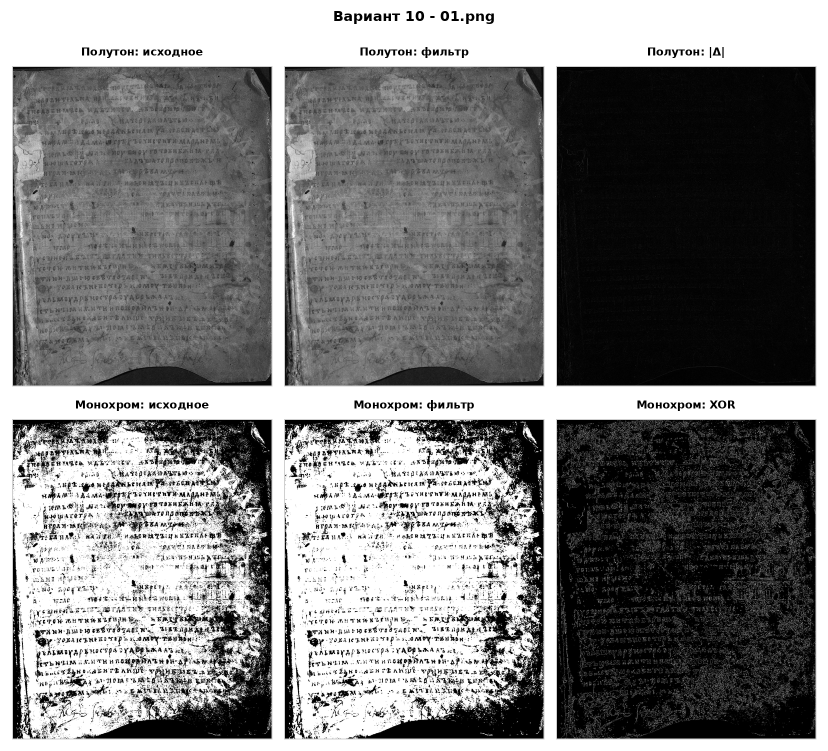
#> input picture lab3_variant10/output/contact_sheets/01_summary.png, 1656 x 1502 px (shown at 1/2 size); its folder holds only this picture in this run
$ python main.py --input_dir ../output/contact_sheets --output_dir out
#> lines starting #> are read from the running program, lines starting #| are printed output that depends on the picture; after the words box and inside, x2 and y2 are one past the last pixel; in counts of white or black regions, pixels touching at a corner belong together
from __future__ import annotations

import argparse
import csv
from pathlib import Path
from typing import Iterable

import numpy as np
from PIL import Image, ImageDraw, ImageFont

MASK_OFFSETS = [(-1, -1), (-1, 1), (0, 0), (1, -1), (1, 1)]  # diagonal cross
RANK_INDEX = 3  # variant 10: rank 4/5, 0-based index = 3


def ensure_dir(path: Path) -> None:
    path.mkdir(parents=True, exist_ok=True)


def rgba_to_rgb_white(path: Path) -> Image.Image:
    im = Image.open(path).convert("RGBA")
    bg = Image.new("RGBA", im.size, "white")
    return Image.alpha_composite(bg, im).convert("RGB")


def rgb_to_gray_array(rgb: Image.Image) -> np.ndarray:
    return np.asarray(rgb.convert("L"), dtype=np.uint8)


def otsu_threshold(gray: np.ndarray) -> int:
    hist = np.bincount(gray.ravel(), minlength=256).astype(np.float64)
    total = gray.size
    prob = hist / total
    omega = np.cumsum(prob)
    mu = np.cumsum(prob * np.arange(256))
    mu_t = mu[-1]
    sigma_b2 = np.zeros(256, dtype=np.float64)
    denom = omega * (1.0 - omega)
    valid = denom > 0
    sigma_b2[valid] = (mu_t * omega[valid] - mu[valid]) ** 2 / denom[valid]
    return int(np.argmax(sigma_b2))


def to_binary(gray: np.ndarray, threshold: int) -> np.ndarray:
    # Text is darker than background; foreground becomes black (0), background white (255)
    return np.where(gray <= threshold, 0, 255).astype(np.uint8)


def rank_filter_diag_cross(arr: np.ndarray) -> np.ndarray:
    padded = np.pad(arr, ((1, 1), (1, 1)), mode="edge")
    h, w = arr.shape
    samples = []
    for dy, dx in MASK_OFFSETS:
        y0 = 1 + dy
        x0 = 1 + dx
        samples.append(padded[y0:y0 + h, x0:x0 + w])
    stacked = np.stack(samples, axis=0)
    filtered = np.sort(stacked, axis=0)[RANK_INDEX]
    return filtered.astype(np.uint8)


def gray_difference(src: np.ndarray, filtered: np.ndarray) -> np.ndarray:
    return np.abs(src.astype(np.int16) - filtered.astype(np.int16)).astype(np.uint8)


def xor_difference(src_bin: np.ndarray, filtered_bin: np.ndarray) -> np.ndarray:
    return np.bitwise_xor(src_bin, filtered_bin).astype(np.uint8)


def enhance_for_display(diff: np.ndarray) -> np.ndarray:
    mx = int(diff.max())
    if mx == 0:
        return diff.copy()
    if mx < 32:
        enhanced = np.clip(diff.astype(np.int16) * 8, 0, 255).astype(np.uint8)
        return enhanced
    return diff


def array_to_pil(arr: np.ndarray) -> Image.Image:
    return Image.fromarray(arr, mode="L")


def fit_to_box(im: Image.Image, box_w: int, box_h: int, bg: str = "white") -> Image.Image:
    canvas = Image.new("RGB", (box_w, box_h), bg)
    w, h = im.size
    scale = min(box_w / w, box_h / h)
    new_size = (max(1, int(w * scale)), max(1, int(h * scale)))
    resized = im.resize(new_size, Image.Resampling.LANCZOS).convert("RGB")
    x = (box_w - new_size[0]) // 2
    y = (box_h - new_size[1]) // 2
    canvas.paste(resized, (x, y))
    return canvas


def get_font(size: int, bold: bool = False):
    candidates = []
    if bold:
        candidates += [
            "/usr/share/fonts/truetype/dejavu/DejaVuSans-Bold.ttf",
            "/usr/share/fonts/truetype/liberation2/LiberationSans-Bold.ttf",
        ]
    else:
        candidates += [
            "/usr/share/fonts/truetype/dejavu/DejaVuSans.ttf",
            "/usr/share/fonts/truetype/liberation2/LiberationSans-Regular.ttf",
        ]
    for cand in candidates:
        p = Path(cand)
        if p.exists():
            return ImageFont.truetype(str(p), size=size)
    return ImageFont.load_default()


def draw_text_center(draw: ImageDraw.ImageDraw, x_center: int, y: int, text: str, font, fill="black"):
    bbox = draw.textbbox((0, 0), text, font=font)
    w = bbox[2] - bbox[0]
    draw.text((x_center - w / 2, y), text, font=font, fill=fill)


def make_contact_sheet(out_path: Path, title: str, panels: list[tuple[str, Image.Image]]) -> None:
    cols = 3
    rows = 2
    panel_w = 520
    panel_h = 640
    pad = 24
    title_h = 66
    label_h = 42
    sheet_w = pad + cols * panel_w + (cols - 1) * pad + pad
    sheet_h = title_h + pad + rows * (label_h + panel_h) + (rows - 1) * pad + pad
    sheet = Image.new("RGB", (sheet_w, sheet_h), "white")
    draw = ImageDraw.Draw(sheet)
    title_font = get_font(28, bold=True)
    label_font = get_font(22, bold=True)

    draw_text_center(draw, sheet_w // 2, 16, title, title_font)

    for idx, (label, im) in enumerate(panels):
        r = idx // cols
        c = idx % cols
        x = pad + c * (panel_w + pad)
        y = title_h + pad + r * (label_h + panel_h + pad)
        draw_text_center(draw, x + panel_w // 2, y, label, label_font)
        boxed = fit_to_box(im, panel_w, panel_h)
        sheet.paste(boxed, (x, y + label_h))
        draw.rectangle([x, y + label_h, x + panel_w, y + label_h + panel_h], outline="#cfcfcf", width=2)

    sheet.save(out_path)


def process_image(path: Path, out_root: Path) -> dict:
    name = path.stem
    rgb = rgba_to_rgb_white(path)
    gray = rgb_to_gray_array(rgb)
    threshold = otsu_threshold(gray)
    binary = to_binary(gray, threshold)

    gray_filtered = rank_filter_diag_cross(gray)
    gray_diff_raw = gray_difference(gray, gray_filtered)
    gray_diff = enhance_for_display(gray_diff_raw)

    binary_filtered = rank_filter_diag_cross(binary)
    binary_xor = xor_difference(binary, binary_filtered)

    gray_dir = out_root / "grayscale"
    bin_dir = out_root / "binary"
    sheets_dir = out_root / "contact_sheets"
    ensure_dir(gray_dir)
    ensure_dir(bin_dir)
    ensure_dir(sheets_dir)

    array_to_pil(gray).save(gray_dir / f"{name}_input_gray.png")
    array_to_pil(gray_filtered).save(gray_dir / f"{name}_filtered_gray.png")
    array_to_pil(gray_diff_raw).save(gray_dir / f"{name}_difference_gray_raw.png")
    array_to_pil(gray_diff).save(gray_dir / f"{name}_difference_gray.png")

    array_to_pil(binary).save(bin_dir / f"{name}_input_binary.png")
    array_to_pil(binary_filtered).save(bin_dir / f"{name}_filtered_binary.png")
    array_to_pil(binary_xor).save(bin_dir / f"{name}_xor_binary.png")

    panels = [
        ("Полутон: исходное", array_to_pil(gray)),
        ("Полутон: фильтр", array_to_pil(gray_filtered)),
        ("Полутон: |Δ|", array_to_pil(gray_diff)),
        ("Монохром: исходное", array_to_pil(binary)),
        ("Монохром: фильтр", array_to_pil(binary_filtered)),
        ("Монохром: XOR", array_to_pil(binary_xor)),
    ]
    make_contact_sheet(sheets_dir / f"{name}_summary.png", f"Вариант 10 - {path.name}", panels)

    gray_changed_pct = float((gray_diff_raw > 0).mean() * 100.0)
    bin_changed_pct = float((binary_xor > 0).mean() * 100.0)
    metrics = {
        "file": path.name,
        "width": gray.shape[1],
        "height": gray.shape[0],
        "otsu_threshold": threshold,
        "gray_mean_abs_diff": round(float(gray_diff_raw.mean()), 4),
        "gray_max_abs_diff": int(gray_diff_raw.max()),
        "gray_changed_pct": round(gray_changed_pct, 4),
        "binary_changed_pct": round(bin_changed_pct, 4),
    }
    return metrics


def write_metrics_csv(metrics: list[dict], out_path: Path) -> None:
    with out_path.open("w", newline="", encoding="utf-8-sig") as f:
        writer = csv.DictWriter(f, fieldnames=list(metrics[0].keys()))
        writer.writeheader()
        writer.writerows(metrics)


def copy_inputs(input_files: Iterable[Path], dst_dir: Path) -> None:
    ensure_dir(dst_dir)
    for path in input_files:
        rgba_to_rgb_white(path).save(dst_dir / path.name)
#> in rgba_to_rgb_white, returned value is the input picture: PIL image 1656x1502 RGB; min 0, max 255, mean 127.1


def main() -> None:
    parser = argparse.ArgumentParser(description="Lab 3, variant 10: rank filter with diagonal-cross mask, rank 4/5.")
    parser.add_argument("--input_dir", type=Path, required=True)
    parser.add_argument("--output_dir", type=Path, required=True)
    args = parser.parse_args()

    input_files = sorted(p for p in args.input_dir.iterdir() if p.suffix.lower() in {".png", ".jpg", ".jpeg", ".bmp", ".tif", ".tiff"})
    if not input_files:
        raise SystemExit("No input images found.")

    ensure_dir(args.output_dir)
    copy_inputs(input_files, args.output_dir / "input")

    metrics = []
    for path in input_files:
        metrics.append(process_image(path, args.output_dir / "output"))
#> in otsu_threshold, `hist = np.bincount(gray.ravel(), minlength=256).astype(np.float64)`: hist = 256 values, max 713192 at index 255, min 1088 at index 194, mean 9716.1
#> in otsu_threshold, `prob = hist / total`: prob = 256 values, max 0.287 at index 255, min 0.000437 at index 194, mean 0.00391
#> in otsu_threshold, `omega = np.cumsum(prob)`: omega = 256 values from 0.0966 to 1
#> in otsu_threshold, `mu = np.cumsum(prob * np.arange(256))`: mu = 256 values from 0 to 127.1
#> in otsu_threshold, `mu_t = mu[-1]`: mu_t = 127.1
#> in otsu_threshold, `denom = omega * (1.0 - omega)`: denom = 256 values, max 0.25 at index 111, min 4.44e-16 at index 255, mean 0.224
#> in process_image, `threshold = otsu_threshold(gray)`: threshold = 149
#> in to_binary, `return np.where(gray <= threshold, 0, 255).astype(np.uint8)`:
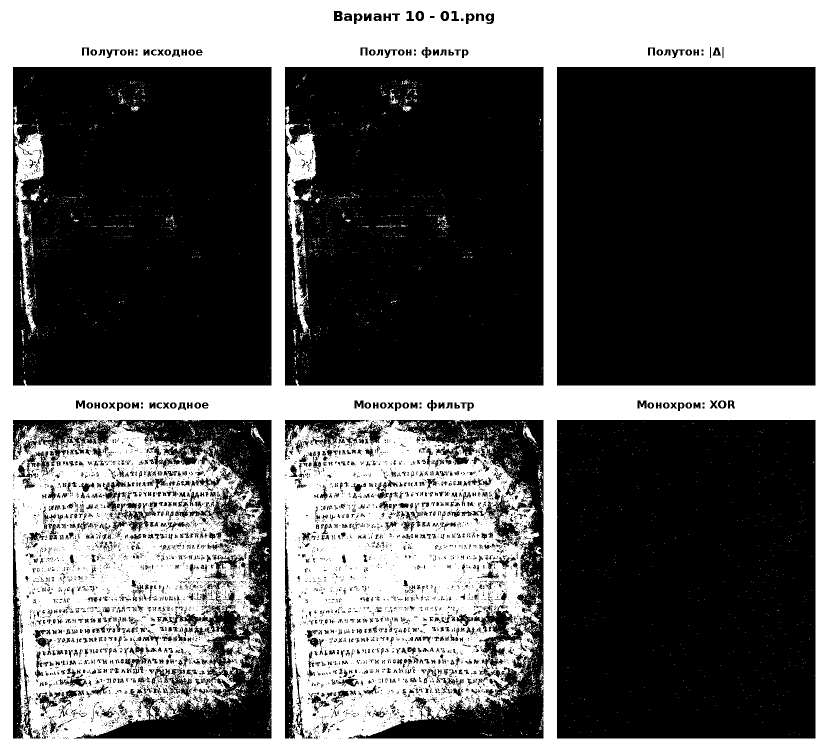
#> returned value: shape (1502, 1656) (shown at 1/2 size); 38.3% white; 4273 white regions (4118 under 20 px), largest, box (x1, y1, x2, y2) and area: (0, 0, 1656, 1502) 918820, (571, 248, 633, 665) 7952, (27, 248, 89, 665) 7038
#> in rank_filter_diag_cross, `padded = np.pad(arr, ((1, 1), (1, 1)), mode="edge")`:
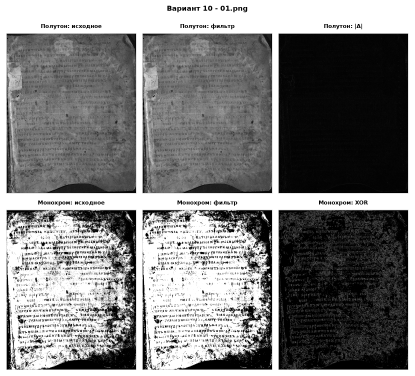
#> padded: shape (1504, 1658) (shown at 1/4 size); min 0, max 255, mean 127.4
#> after the loop in rank_filter_diag_cross, `for dy, dx in MASK_OFFSETS:`: samples = 5 items
#> in gray_difference, `return np.abs(src.astype(np.int16) - filtered.astype(np.int16)).astype..`:
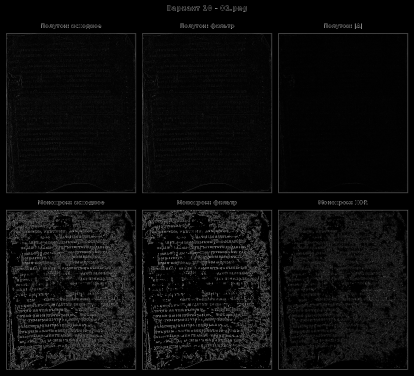
#> returned value: shape (1502, 1656) (shown at 1/4 size); min 0, max 255, mean 12.1
#> in enhance_for_display, `mx = int(diff.max())`: mx = 255
#> in xor_difference, `return np.bitwise_xor(src_bin, filtered_bin).astype(np.uint8)`:
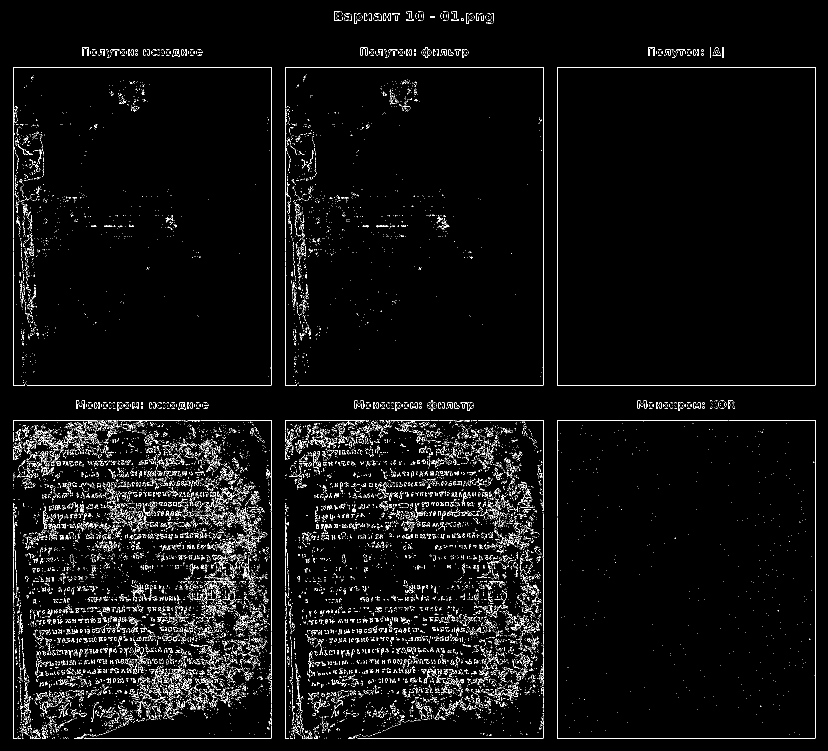
#> returned value: shape (1502, 1656) (shown at 1/2 size); 3.7% white in thin lines or dots
#> the loop in make_contact_sheet, `for idx, (label, im) in enumerate(panels):` made 6 passes
#> (label, r, c, bbox in draw_text_center) on passes 1 to 6: ('Полутон: исходное', 0, 0, (0, 5, 244, 26)), ('Полутон: фильтр', 0, 1, (0, 4, 219, 26)), ('Полутон: |Δ|', 0, 2, (0, 4, 157, 26)), ('Монохром: исходное', 1, 0, (0, 5, 268, 26)), ('Монохром: фильтр', 1, 1, (0, 4, 243, 26)), ('Монохром: XOR', 1, 2, (0, 5, 199, 26))
#> pass 1, in make_contact_sheet, `boxed = fit_to_box(im, panel_w, panel_h)`:
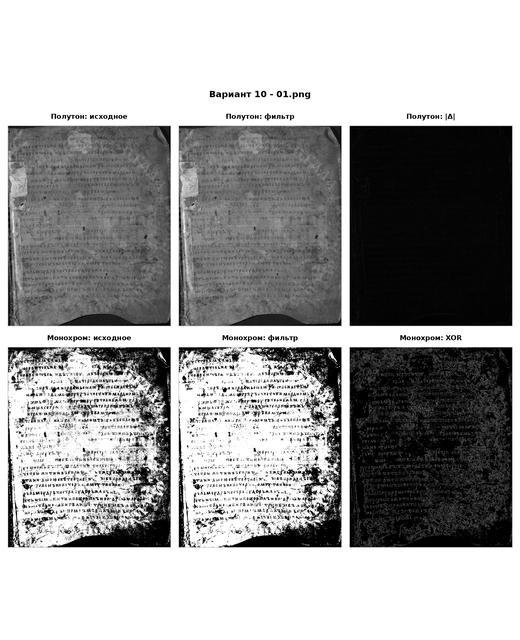
#> boxed: PIL image 520x640 RGB; min 0, max 255, mean 160.7
#> after the loop in make_contact_sheet, `for idx, (label, im) in enumerate(panels):`:
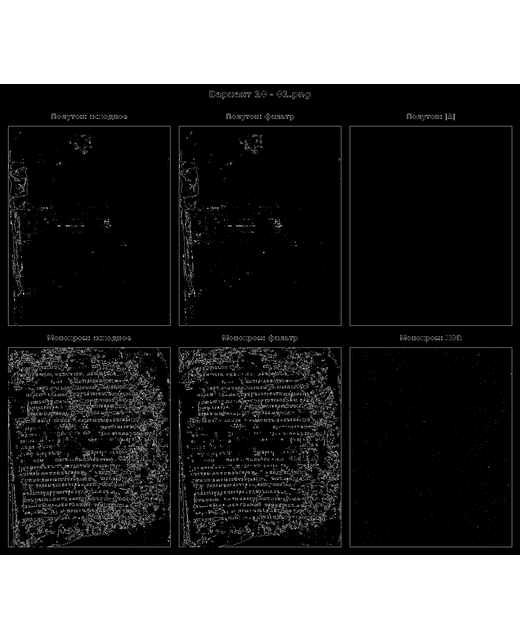
#> boxed: PIL image 520x640 RGB; min 0, max 255, mean 75
#> after the loop in make_contact_sheet, `for idx, (label, im) in enumerate(panels):`:
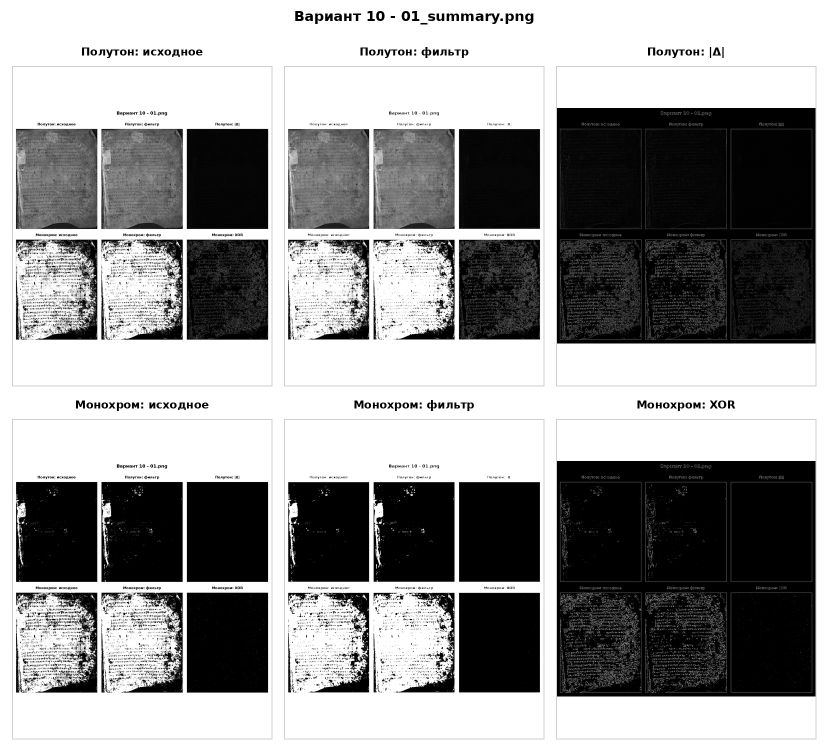
#> sheet: PIL image 1656x1502 RGB (shown at 1/2 size); min 0, max 255, mean 151
#> in process_image, `gray_changed_pct = float((gray_diff_raw > 0).mean() * 100.0)`: gray_changed_pct = 51.04
#> in process_image, `bin_changed_pct = float((binary_xor > 0).mean() * 100.0)`: bin_changed_pct = 3.71
#> in process_image, `metrics = { "file": path.name, "width": gray.shape[1], "height": gray...`: metrics = {'file': '01_summary.png', 'width': 1656, 'height': 1502, 'otsu_threshold': 149, 'gray_mean_abs_diff': 12.06, 'gray_max_abs_diff': 255, 'gray_changed_pct': 51.04, 'binary_changed_pct': 3.71}

    write_metrics_csv(metrics, args.output_dir / "output" / "summary_metrics.csv")


if __name__ == "__main__":
    main()

$ run again, on lab3_variant10/output/contact_sheets/06_summary.png
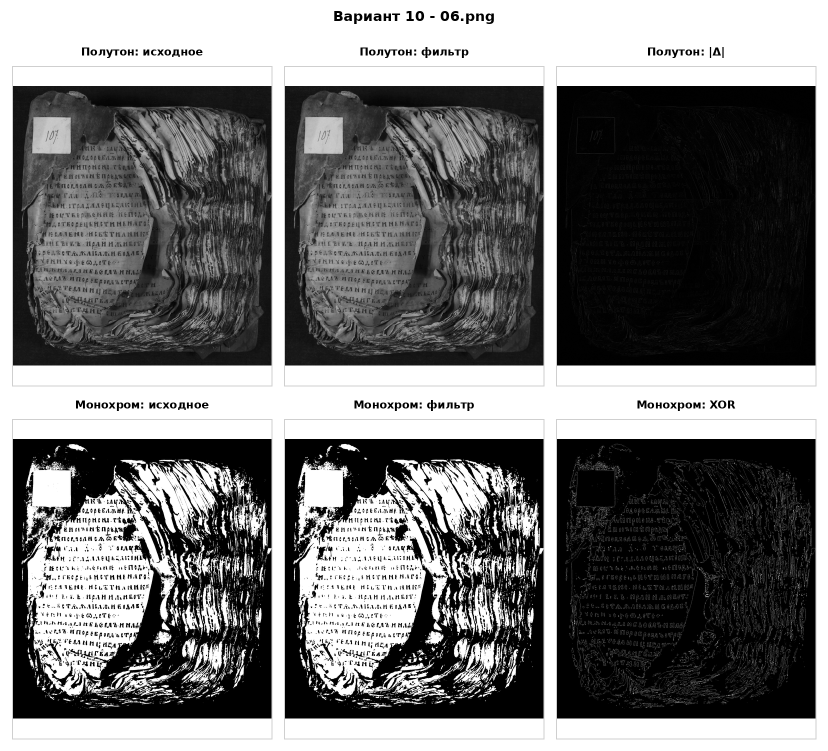
#> input picture lab3_variant10/output/contact_sheets/06_summary.png, 1656 x 1502 px (shown at 1/2 size)
#> bg: PIL image 1656x1502 RGBA; every value is 255
#> in rgba_to_rgb_white, returned value is the input picture: PIL image 1656x1502 RGB; min 0, max 255, mean 118.5
#> hist = 256 values, max 848817 at index 255, min 453 at index 208, mean 9716.1
#> prob = 256 values, max 0.341 at index 255, min 0.000182 at index 208, mean 0.00391
#> omega = 256 values from 0.188 to 1
#> mu = 256 values from 0 to 118.5
#> mu_t = 118.5
#> denom = 256 values, max 0.25 at index 79, min -2.22e-16 at index 255, mean 0.238
#> threshold = 136
#> after the loop in rank_filter_diag_cross, `for dy, dx in MASK_OFFSETS:`: samples = 5 items
#> mx = 255
#> padded: shape (1504, 1658); 41.9% white; 3588 white regions (3098 under 20 px), largest, box (x1, y1, x2, y2) and area: (0, 0, 1658, 1504) 746717, (588, 924, 908, 1396) 80265, (44, 924, 364, 1393) 74674
#> filtered: shape (1502, 1656); 44.7% white; 1449 white regions (1059 under 20 px), largest, box (x1, y1, x2, y2) and area: (0, 0, 1656, 1502) 759278, (586, 921, 941, 1402) 93419, (42, 922, 385, 1402) 88189
#> in xor_difference, `return np.bitwise_xor(src_bin, filtered_bin).astype(np.uint8)`:
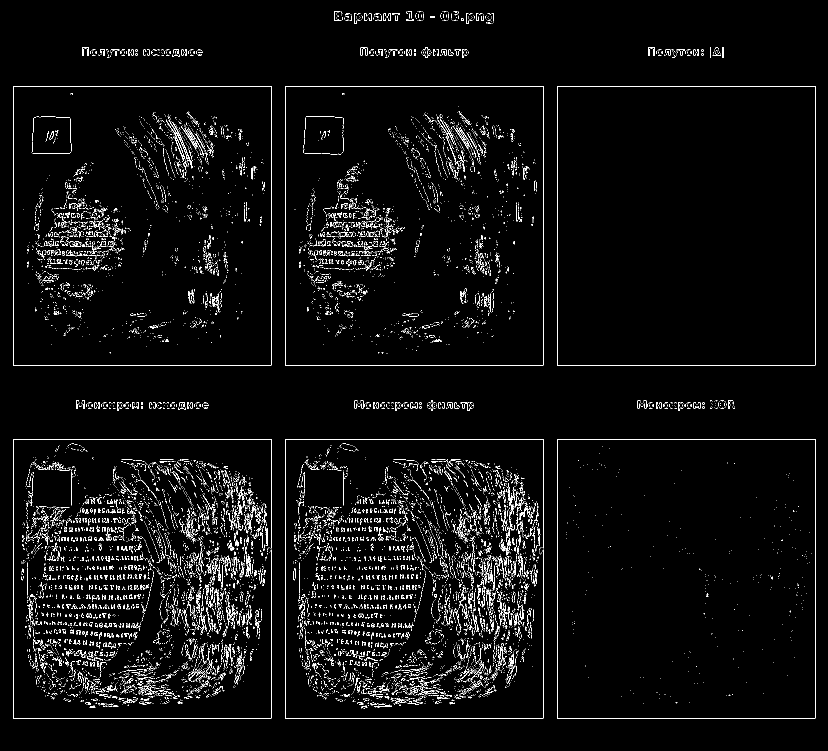
#> returned value: shape (1502, 1656) (shown at 1/2 size); 3.4% white in thin lines or dots
#> the loop in make_contact_sheet, `for idx, (label, im) in enumerate(panels):` made 6 passes
#> (label, r, c, bbox in draw_text_center) on passes 1 to 6: ('Полутон: исходное', 0, 0, (0, 5, 244, 26)), ('Полутон: фильтр', 0, 1, (0, 4, 219, 26)), ('Полутон: |Δ|', 0, 2, (0, 4, 157, 26)), ('Монохром: исходное', 1, 0, (0, 5, 268, 26)), ('Монохром: фильтр', 1, 1, (0, 4, 243, 26)), ('Монохром: XOR', 1, 2, (0, 5, 199, 26))
#> after the loop in make_contact_sheet, `for idx, (label, im) in enumerate(panels):`:
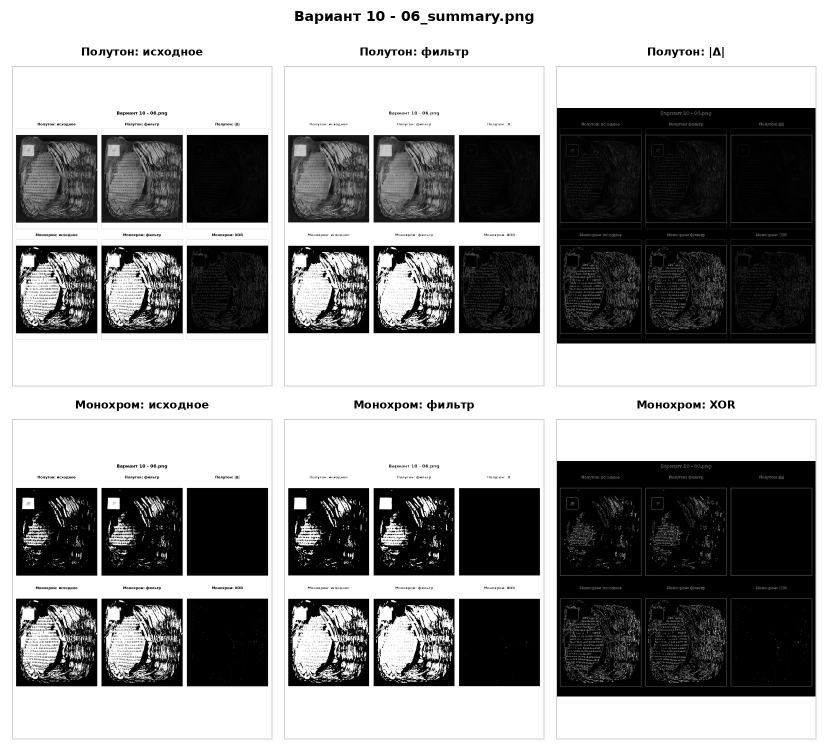
#> sheet: PIL image 1656x1502 RGB (shown at 1/2 size); min 0, max 255, mean 150.7
#> gray_changed_pct = 39.06
#> bin_changed_pct = 3.44
#> metrics = {'file': '06_summary.png', 'width': 1656, 'height': 1502, 'otsu_threshold': 136, 'gray_mean_abs_diff': 9.94, 'gray_max_abs_diff': 255, 'gray_changed_pct': 39.06, 'binary_changed_pct': 3.44}
